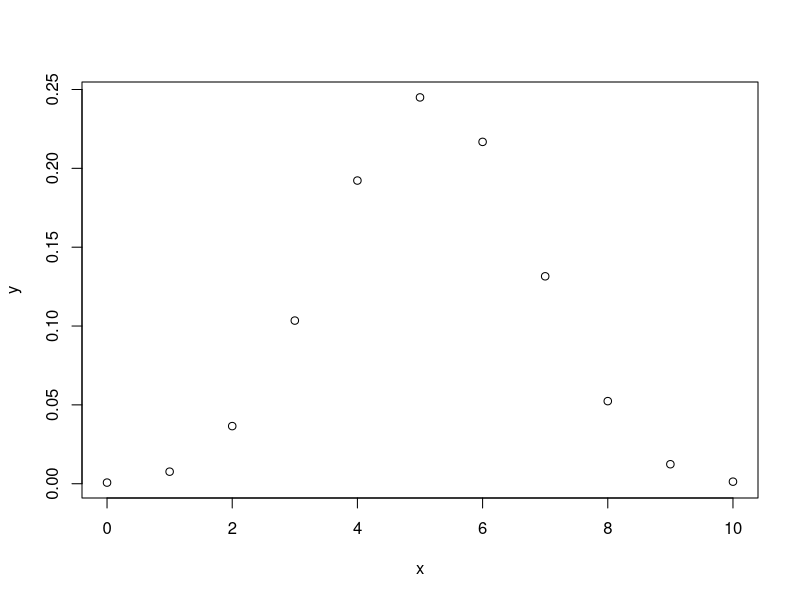
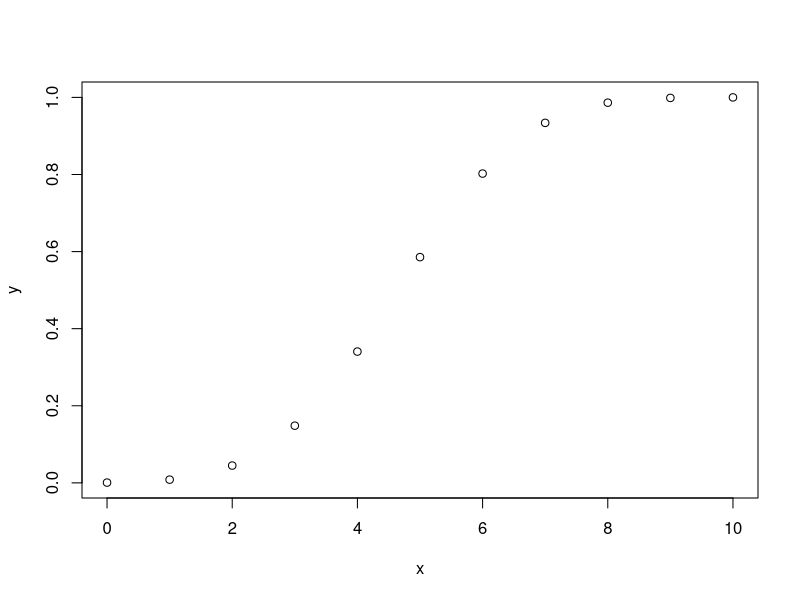
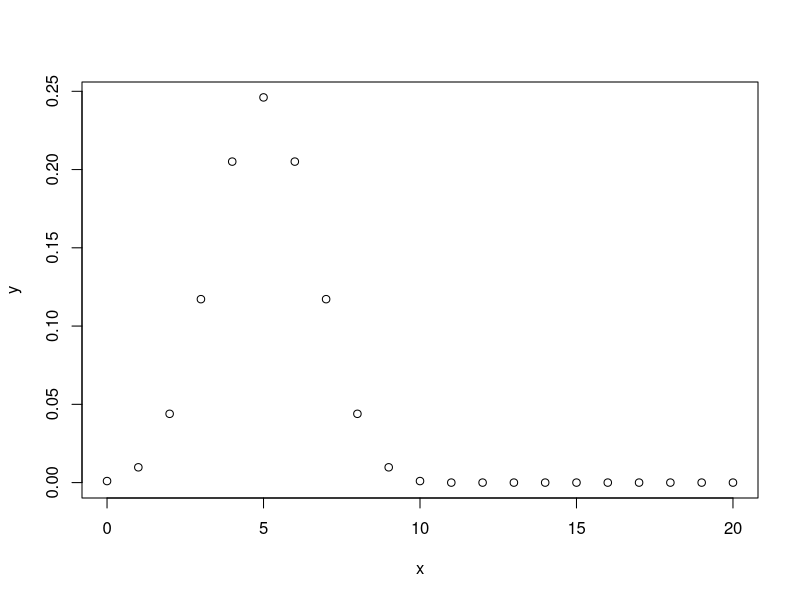

Write the R code that produced these figures, in order.
## ---- chunk 1
library(MASS)
df <- Cars93
## ---- chunk 2
set.seed(60)
samp1 <- sample(1:nrow(df), 40)
training <- df[samp1,]
test <- df[-samp1,]
## ---- chunk 3
write.csv(training, file = 'Training', row.names = FALSE)
write.csv(test, file = 'Test', row.names = FALSE)
## ---- chunk 4
sum(training$Origin == 'USA')
sum(training$Origin == 'non-USA')
## ---- chunk 5
births <- sample(c('boy', 'girl'), size = 10, replace = TRUE, prob = c(0.515, 0.485))

table(births)
## ---- chunk 6

birthsplus <- sample(c('boy', 'girl'), size = 10000, replace = TRUE, prob = c(0.515, 0.485))

table(birthsplus)
## ---- chunk 7
boybirths1 <- dbinom(3, size = 10, prob = 0.515)

table(boybirths1)
## ---- chunk 8
boybirths2 <- pbinom(8, size = 10, prob = 0.515)

table(boybirths2)
## ---- chunk 9
boybirths2 <- pbinom(8, size = 10, prob = 0.515)

table(boybirths2)
## ---- chunk 10
n <- 10

x <- 0:n

y <- dbinom(x, size = n, prob = 0.515)

plot(x,y)
## ---- chunk 11
n <- 10

x <- 0:n

y <- pbinom(x, size = n, prob = 0.515)

plot(x,y)

## ---- chunk 12
dbinom(4, size = 10, prob = 0.5)
## ---- chunk 13
pbinom(5, size = 10, prob = 0.5, lower.tail = FALSE)
## ---- chunk 14
n <- 10
x <- 0:20
y <- dbinom(x, size = 10, 0.5)
plot(x,y)
